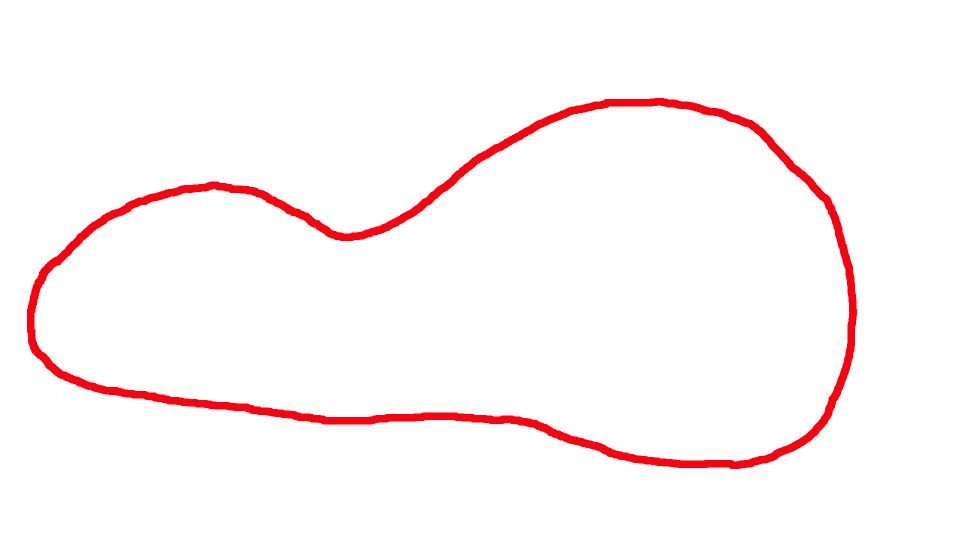
#> input picture shapes/track-shape.png, 1920 x 1080 px (shown at 1/2 size)
$ python generate_track.py
#> lines starting #> are read from the running program, lines starting #| are printed output that depends on the picture; after the words box and inside, x2 and y2 are one past the last pixel; in counts of white or black regions, pixels touching at a corner belong together
#> further down, image is the input picture: shape (1080, 1920, 3); mean B, G, R 247.5, 247, 254.9
import math
import os
import cv2
import numpy as np
import sys

sys.path.append(os.getcwd())


def load_numpy_file(file_path):
    return np.load(file_path)


def draw_contours(center, inner, outer, shape, scale_factor=1):
    # TODO: determine shape based on size of outer ndarray
    # TODO: apply scale_factor in separate function which takes the ndarray and returns a scaled ndarray,
    #  then use that in the draw_numpy_file function as well
    blank_image = np.zeros(shape, np.uint8)

    cv2.drawContours(blank_image, [inner], -1, (255, 0, 0), 1)
    cv2.drawContours(blank_image, [outer], -1, (255, 0, 0), 1)
    cv2.drawContours(blank_image, [center], -1, (12, 215, 255), 1)
    cv2.imshow("Track", blank_image)

    pass


def draw_numpy_file(file_path, x_offset=0, y_offset=6, scale=100):
    track = np.load(file_path)
    center_line = []
    inner_line = []
    outer_line = []

    for i, row in enumerate(track, start=0):
        center_line.append(((row[0] + x_offset) * scale, (row[1] + y_offset) * scale))
        inner_line.append(((row[2] + x_offset) * scale, (row[3] + y_offset) * scale))
        outer_line.append(((row[4] + x_offset) * scale, (row[5] + y_offset) * scale))

    tr_image = np.zeros((1000, 1000, 3), np.uint8)
    cv2.drawContours(tr_image, [np.array(inner_line, dtype=int, copy=False)], -1, (255, 0, 0), 1)
    cv2.drawContours(tr_image, [np.array(outer_line, dtype=int, copy=False)], -1, (255, 0, 0), 1)
    cv2.drawContours(tr_image, [np.array(center_line, dtype=int, copy=False)], -1, (12, 215, 255), 1)
    cv2.imshow("np-track", tr_image)


def get_perpendicular_coordinates(p1, p2, length):
    vX = p2[0] - p1[0]
    vY = p2[1] - p1[1]
    if (vX == 0 or vY == 0):
        return None, None
    mag = math.sqrt(vX * vX + vY * vY)
    vX = vX / mag
    vY = vY / mag
    temp = vX
    vX = 0 - vY
    vY = temp
    cX = p2[0] + vX * length
    cY = p2[1] + vY * length
    dX = p2[0] - vX * length
    dY = p2[1] - vY * length
    return (int(cX), int(cY)), (int(dX), int(dY))


def calculate_boundaries(centerline, track_width=30):
    inner = []
    outer = []
    cl = np.asarray(centerline)
    for i, point in enumerate(cl, start=1):
        if i < len(cl):
            p1 = np.asarray(centerline[i - 1][0])
            p2 = np.asarray(centerline[i][0])
            inner_point, outer_point = get_perpendicular_coordinates(p1, p2, track_width)
            if inner_point is None or outer_point is None:
                continue
            inner.append(inner_point)
            outer.append(outer_point)

    return np.array(inner, dtype=int, copy=False), np.array(outer, dtype=int, copy=False)


def detect_contour(img, desired_points=None):
#> called with desired_points = 150
    gray = cv2.cvtColor(img, cv2.COLOR_BGR2GRAY)
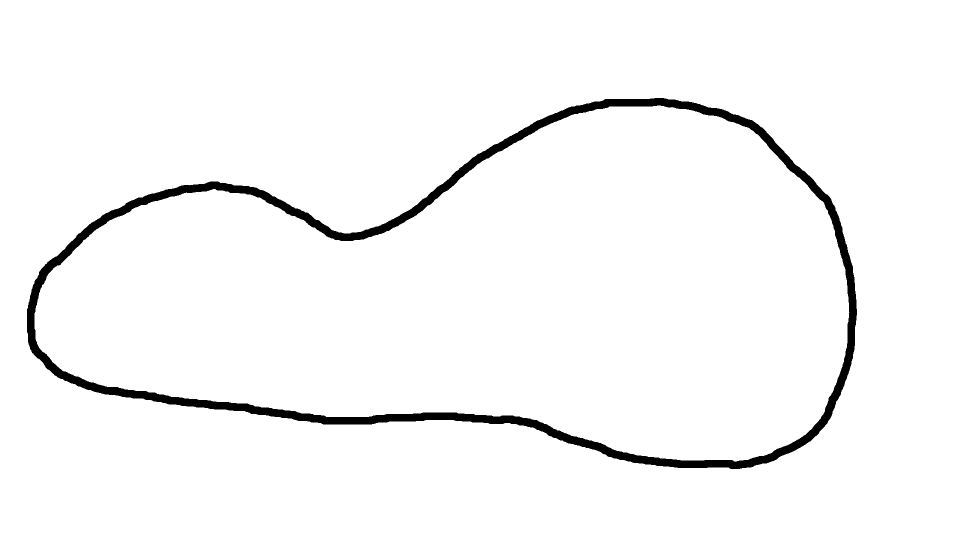
#> gray: shape (1080, 1920) (shown at 1/2 size); values 77 (black) and 255 (white), 96.9% white; 1 black region, box (x1, y1, x2, y2) and area: (54, 196, 1714, 938) 64826
    blurred = cv2.GaussianBlur(gray, (7, 7), 0)
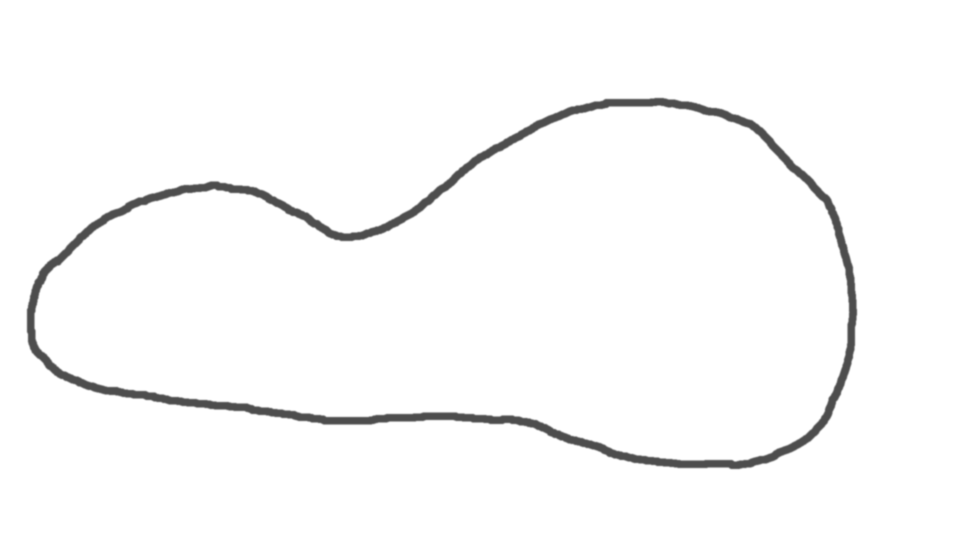
#> blurred: shape (1080, 1920) (shown at 1/2 size); min 77, max 255, mean 249.4
    edged = cv2.Canny(blurred, 30, 200)
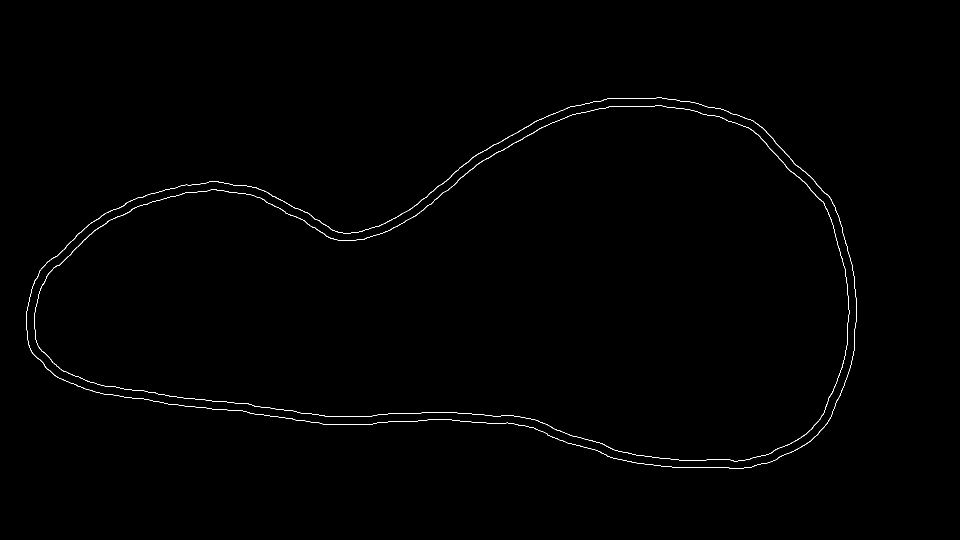
#> edged: shape (1080, 1920) (shown at 1/2 size); 0.43% white in thin lines or dots, all inside (x1, y1, x2, y2) = (53, 195, 1714, 938)

    cnts, _ = cv2.findContours(edged.copy(), cv2.RETR_EXTERNAL, cv2.CHAIN_APPROX_SIMPLE)
#> cnts = 1 contour; box (x1, y1, x2, y2) and area: (53, 195, 1714, 938) 837855
    if len(cnts) == 1:
        point_count = len(cnts[0])
#> point_count = 1599
        print('initial contour length: {}'.format(point_count))
#| initial contour length: 1599
        if desired_points is None or desired_points > point_count:
            peri = cv2.arcLength(cnts[0], True)
            approx = cv2.approxPolyDP(cnts[0], 0.0005 * peri, True)
            return approx
        else:

            approx = []
            mod = int(round(point_count / desired_points))
#> mod = 11
            for i, point in enumerate(cnts[0], start=0):
                if i % mod == 0:
                    approx.append(point)
#> this loop made 1599 passes
#> point on passes 1 to 3: [[1313, 195]], [[1312, 196]], [[1304, 196]]
#> after the loop, approx = 146 items, first 6: [[1313, 195]], [[1204, 201]], [[1175, 206]], [[1150, 212]], [[1131, 217]], [[1118, 223]]

            return np.array(approx, dtype=int, copy=False)


image = cv2.imread(os.path.join(os.curdir, 'shapes', 'track-shape.png'))
# image = cv2.imread(os.path.join(os.curdir, 'shapes', 'sample-shape-2.png'))


center = detect_contour(image, desired_points=150)
#> center = 146 rows, first 8: [1313, 195], [1204, 201], [1175, 206], [1150, 212], [1131, 217], [1118, 223], [1104, 228], [1091, 234]
print('smoothed contour length: {}'.format(len(center)))
#| smoothed contour length: 146
inner, outer = calculate_boundaries(center, 10)
#> in calculate_boundaries, `cl = np.asarray(centerline)`: cl has the same summary as center outside calculate_boundaries
#> the loop in calculate_boundaries, `for i, point in enumerate(cl, start=1):` made 146 passes
#> (p1, p2, mag in get_perpendicular_coordinates, temp in get_perpendicular_coordinates, cX in get_perpendicular_coordinates, cY in get_perpendicular_coordinates) on passes 1 to 9: ([1313, 195], [1204, 201], 109.2, -0.998, 1203.5, 191), ([1204, 201], [1175, 206], 29.43, -0.985, 1173.3, 196.1), ([1175, 206], [1150, 212], 25.71, -0.972, 1147.7, 202.3), ([1150, 212], [1131, 217], 19.65, -0.967, 1128.5, 207.3), ([1131, 217], [1118, 223], 14.32, -0.908, 1113.8, 213.9), ([1118, 223], [1104, 228], 14.87, -0.942, 1100.6, 218.6), ([1104, 228], [1091, 234], 14.32, -0.908, 1086.8, 224.9), ([1091, 234], [1078, 239], 13.93, -0.933, 1074.4, 229.7), ([1078, 239], [1064, 247], 16.12, -0.868, 1059, 238.3)
#> (p1, p2) on pass 31: ([718, 463], [675, 463])

draw_contours(center, inner, outer, image.shape, scale_factor=1)
#> in draw_contours, `cv2.drawContours(blank_image, [inner], -1, (255, 0, 0), 1)`:
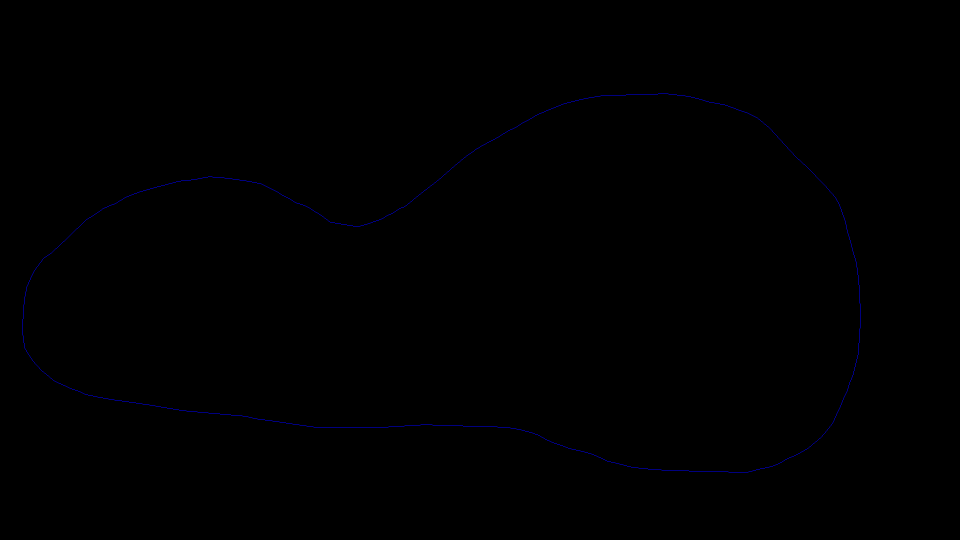
#> blank_image: shape (1080, 1920, 3) (shown at 1/2 size); mean of channels 0, 1, 2 0.5, 0, 0; drawn as B, G, R
#> in draw_contours, `cv2.drawContours(blank_image, [center], -1, (12, 215, 255), 1)`:
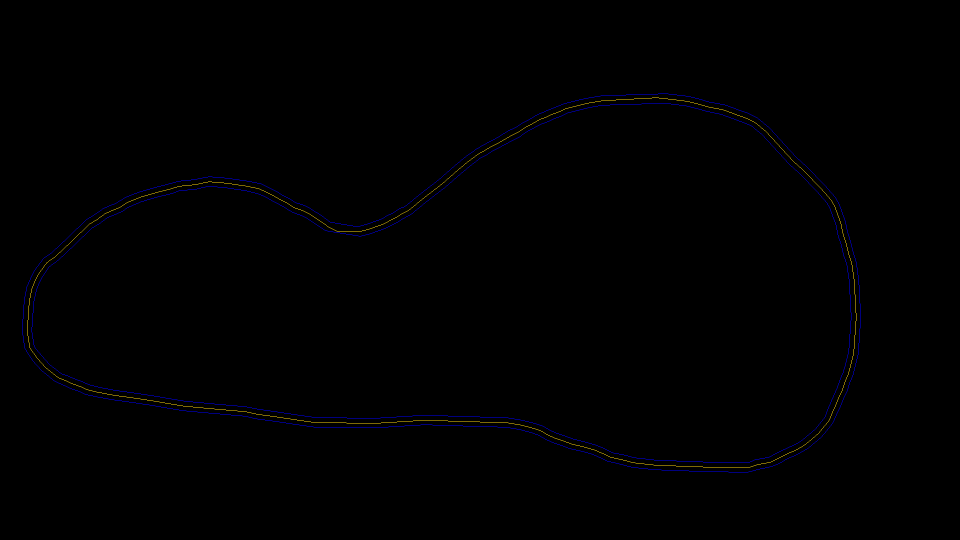
#> blank_image: shape (1080, 1920, 3) (shown at 1/2 size); mean of channels 0, 1, 2 1, 0.4, 0.5; drawn as B, G, R

draw_numpy_file(os.path.join('numpy-files', 'Canada_Eval-2.npy'))
#> (reads numpy-files/Canada_Eval-2.npy from the repository)
#> in draw_numpy_file, `cv2.imshow("np-track", tr_image)`:
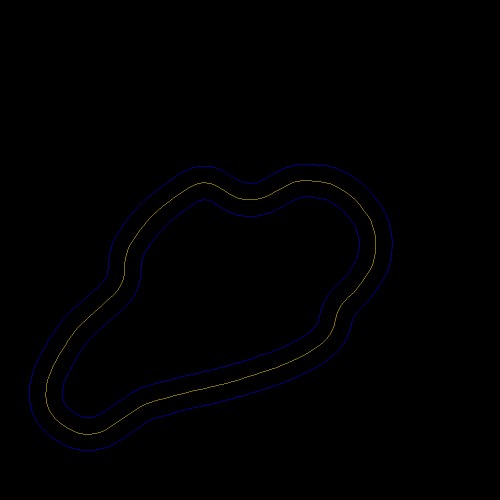
#> window 'np-track': shape (1000, 1000, 3) (shown at 1/2 size); mean B, G, R 0.9, 0.4, 0.4

cv2.waitKey(0)
cv2.destroyAllWindows()
